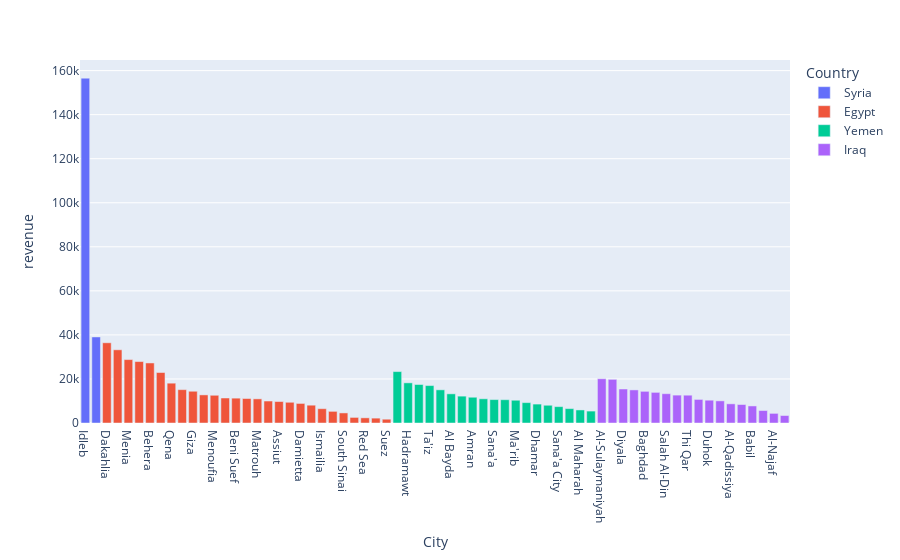

Here is the notebook cell this chart was saved with:
### Code cell
(sales
.groupby(['Country','City'],as_index=False)
.agg(revenue=('Price','sum'))
.sort_values('revenue',ascending=False)
.plot(x='City',y='revenue',color='Country',kind='bar'))

### Figure 1 — Plotly figure (JSON) as saved in the notebook; plotly's stock layout.template omitted (floating-point values rounded to 4 significant figures)
{"data": [{"alignmentgroup": "True", "hovertemplate": "Country=Syria<br>City=%{x}<br>revenue=%{y}<extra></extra>", "legendgroup": "Syria", "marker": {"color": "#636efa", "pattern": {"shape": ""}}, "name": "Syria", "offsetgroup": "Syria", "orientation": "v", "showlegend": true, "textposition": "auto", "type": "bar", "x": ["Idleb", "Aleppo"], "xaxis": "x", "y": [156573, 39076], "yaxis": "y"}, {"alignmentgroup": "True", "hovertemplate": "Country=Egypt<br>City=%{x}<br>revenue=%{y}<extra></extra>", "legendgroup": "Egypt", "marker": {"color": "#EF553B", "pattern": {"shape": ""}}, "name": "Egypt", "offsetgroup": "Egypt", "orientation": "v", "showlegend": true, "textposition": "auto", "type": "bar", "x": ["Dakahlia", "Cairo", "Menia", "Sharkia", "Behera", "Suhag", "Qena", "Kafr El-Shikh", "Giza", "Gharbia", "Menoufia", "Aswan", "Beni Suef", "Kalyoubia", "Matrouh", "Alexandria", "Assiut", "North Sinai", "Damietta", "Fayoum", "Ismailia", "New Valley", "South Sinai", "Port Said", "Red Sea", "Luxor", "Suez"], "xaxis": "x", "y": [36423, 33234, 28793, 27898, 27260, 22919, 18078, 15143, 14409, 12760, 12587, 11352, 11282, 11116, 10962, 9976, 9749, 9409, 8883, 8086, 6492, 5286, 4573, 2535, 2341, 2209, 1723], "yaxis": "y"}, {"alignmentgroup": "True", "hovertemplate": "Country=Yemen<br>City=%{x}<br>revenue=%{y}<extra></extra>", "legendgroup": "Yemen", "marker": {"color": "#00cc96", "pattern": {"shape": ""}}, "name": "Yemen", "offsetgroup": "Yemen", "orientation": "v", "showlegend": true, "textposition": "auto", "type": "bar", "x": ["Hajjah", "Hadramawt", "Al Hodeidah", "Ta'iz", "Ibb", "Al Bayda", "Shabwah", "Amran", "Lahj", "Sana'a", "Sa'dah", "Ma'rib", "Al Jawf", "Dhamar", "Abyan", "Sana'a City", "Al Mahwit", "Al Maharah", "Aden"], "xaxis": "x", "y": [23344, 18232, 17482, 16993, 15058, 13243, 12195, 11698, 10986, 10627, 10574, 10334, 9251, 8590, 8055, 7428, 6537, 5924, 5413], "yaxis": "y"}, {"alignmentgroup": "True", "hovertemplate": "Country=Iraq<br>City=%{x}<br>revenue=%{y}<extra></extra>", "legendgroup": "Iraq", "marker": {"color": "#ab63fa", "pattern": {"shape": ""}}, "name": "Iraq", "offsetgroup": "Iraq", "orientation": "v", "showlegend": true, "textposition": "auto", "type": "bar", "x": ["Al-Sulaymaniyah", "Ninewa", "Diyala", "Erbil", "Baghdad", "Al-Anbar", "Salah Al-Din", "Al-Basrah", "Thi Qar", "Kirkuk", "Duhok", "Wassit", "Al-Qadissiya", "Maysan", "Babil", "Al-Muthanna", "Al-Najaf", "Kerbala"], "xaxis": "x", "y": [20086, 19818, 15437, 15025, 14375, 13902, 13303, 12664, 12625, 10700, 10351, 10052, 8708, 8397, 7745, 5659, 4366, 3398], "yaxis": "y"}], "layout": {"barmode": "relative", "legend": {"title": {"text": "Country"}, "tracegroupgap": 0}, "margin": {"t": 60}, "xaxis": {"anchor": "y", "domain": [0, 1], "title": {"text": "City"}}, "yaxis": {"anchor": "x", "domain": [0, 1], "title": {"text": "revenue"}}}}
